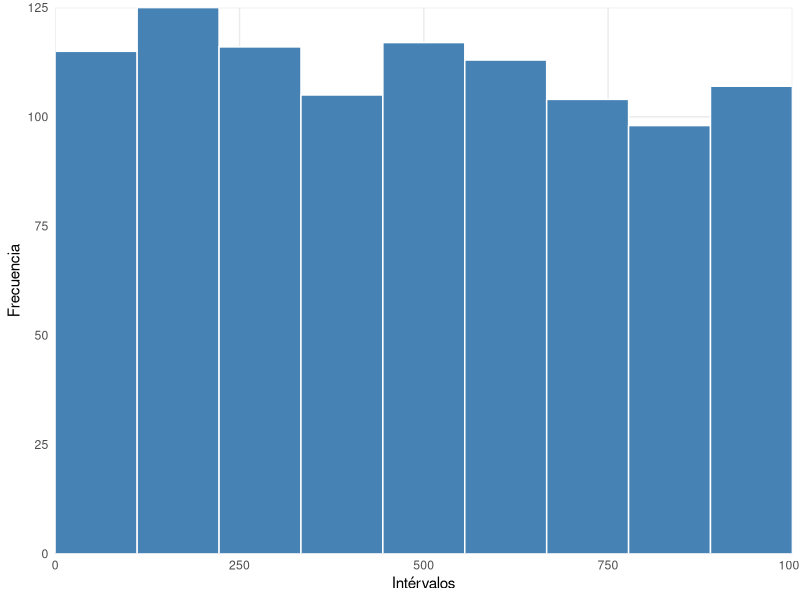

The R source for this figure:
## ---- chunk 1
knitr::opts_chunk$set(echo = FALSE)

#Instalación de las libreriás requeridas
library(ggplot2)
library(dplyr)
library(GGally)
library(xtable)
library(knitr)
library(forcats)
library(tidyr)
library(kableExtra)
## ---- chunk 2
poblacion <- sample(0:1000, 1000, replace = TRUE)
## ---- chunk 3
library(readr)
info <- read_csv("datos.csv", col_types = cols(.default = col_integer()))
datos <- as.numeric(unlist(info))
## ---- chunk 4
promedio <- mean(datos)
## ---- chunk 5
ancho <- (max(datos) - min(datos))/10

# Crear intervalos
cortes <- seq(min(datos), max(datos), by = ancho)
etiquetas <- character(length(cortes)-1)
etiquetas[1] <- paste0("[", round(cortes[1], 2), ", ", round(cortes[2], 2), "]")
if(length(cortes) > 2) {
  for(i in 2:(length(cortes)-1)) {
    etiquetas[i] <- paste0("(", round(cortes[i], 2), ", ", round(cortes[i+1], 2), "]")
  }
}
intervalos <- cut(datos, breaks = cortes, labels = etiquetas, include.lowest = TRUE, right = TRUE)

# Calcular frecuencias
frec_abs <- table(intervalos)
frec_rel <- prop.table(frec_abs)
frec_abs_acum <- cumsum(frec_abs)
frec_rel_acum <- cumsum(frec_rel)

# Crear la tabla de frecuencias
tabla_frecuencias_commercial <- data.frame(
  Intervalo = levels(intervalos),
  "F Absoluta" = as.numeric(frec_abs),
  "F Relativa" = round(as.numeric(frec_rel), 2),
  "F Abs Acum" = as.numeric(frec_abs_acum),
  "F Rel Acum" = round(as.numeric(frec_rel_acum), 2)
)

# Ajustar diseño de la cámara 
knitr::kable(tabla_frecuencias_commercial, 
             caption = "Frecuencia de los datos",
             align = c('l', 'c', 'c', 'c', 'c'))

## ---- chunk 6

histograma <- ggplot(data.frame(datos = datos), aes(x = datos)) +
  geom_histogram(bins = 10, fill = "steelblue", color = "white", boundary = 0) +
  labs(x = "Intérvalos", y = "Frecuencia") +
  scale_x_continuous(limits = c(0, NA), expand = c(0, 0)) +
  scale_y_continuous(limits = c(0, NA), expand = c(0, 0)) +
  theme_minimal() +
  theme(panel.grid.minor = element_blank())

ggsave( filename = "figura1.png", plot = histograma,
  width = 6, height = 4, dpi = 150
)
